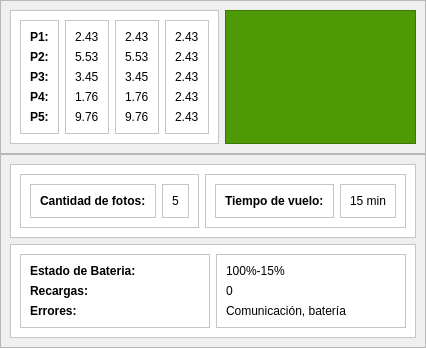
                                 <widget class="QWidget" name="tab_2">
                                  <attribute name="title">
                                   <string>DRON 2</string>
                                  </attribute>
                                  <layout class="QVBoxLayout" name="verticalLayout_104">
                                   <property name="spacing">
                                    <number>0</number>
                                   </property>
                                   <property name="leftMargin">
                                    <number>0</number>
                                   </property>
                                   <property name="topMargin">
                                    <number>0</number>
                                   </property>
                                   <property name="rightMargin">
                                    <number>0</number>
                                   </property>
                                   <property name="bottomMargin">
                                    <number>0</number>
                                   </property>
                                   <item>
                                    <widget class="QFrame" name="frame_82">
                                     <property name="frameShape">
                                      <enum>QFrame::StyledPanel</enum>
                                     </property>
                                     <property name="frameShadow">
                                      <enum>QFrame::Raised</enum>
                                     </property>
                                     <layout class="QHBoxLayout" name="horizontalLayout_52">
                                      <item>
                                       <widget class="QFrame" name="frame_83">
                                        <property name="styleSheet">
                                         <string notr="true">background-color: rgb(255, 255, 255);</string>
                                        </property>
                                        <property name="frameShape">
                                         <enum>QFrame::StyledPanel</enum>
                                        </property>
                                        <property name="frameShadow">
                                         <enum>QFrame::Raised</enum>
                                        </property>
                                        <layout class="QHBoxLayout" name="horizontalLayout_53">
                                         <item>
                                          <widget class="QFrame" name="frame_84">
                                           <property name="frameShape">
                                            <enum>QFrame::StyledPanel</enum>
                                           </property>
                                           <property name="frameShadow">
                                            <enum>QFrame::Raised</enum>
                                           </property>
                                           <layout class="QVBoxLayout" name="verticalLayout_100">
                                            <item>
                                             <widget class="QLabel" name="label_96">
                                              <property name="font">
                                               <font>
                                                <weight>75</weight>
                                                <bold>true</bold>
                                               </font>
                                              </property>
                                              <property name="text">
                                               <string>P1:</string>
                                              </property>
                                             </widget>
                                            </item>
                                            <item>
                                             <widget class="QLabel" name="label_97">
                                              <property name="font">
                                               <font>
                                                <weight>75</weight>
                                                <bold>true</bold>
                                               </font>
                                              </property>
                                              <property name="text">
                                               <string>P2:</string>
                                              </property>
                                             </widget>
                                            </item>
                                            <item>
                                             <widget class="QLabel" name="label_98">
                                              <property name="font">
                                               <font>
                                                <weight>75</weight>
                                                <bold>true</bold>
                                               </font>
                                              </property>
                                              <property name="text">
                                               <string>P3:</string>
                                              </property>
                                             </widget>
                                            </item>
                                            <item>
                                             <widget class="QLabel" name="label_99">
                                              <property name="font">
                                               <font>
                                                <weight>75</weight>
                                                <bold>true</bold>
                                               </font>
                                              </property>
                                              <property name="text">
                                               <string>P4:</string>
                                              </property>
                                             </widget>
                                            </item>
                                            <item>
                                             <widget class="QLabel" name="label_100">
                                              <property name="font">
                                               <font>
                                                <weight>75</weight>
                                                <bold>true</bold>
                                               </font>
                                              </property>
                                              <property name="text">
                                               <string>P5:</string>
                                              </property>
                                             </widget>
                                            </item>
                                           </layout>
                                          </widget>
                                         </item>
                                         <item>
                                          <widget class="QFrame" name="frame_85">
                                           <property name="frameShape">
                                            <enum>QFrame::StyledPanel</enum>
                                           </property>
                                           <property name="frameShadow">
                                            <enum>QFrame::Raised</enum>
                                           </property>
                                           <layout class="QVBoxLayout" name="verticalLayout_101">
                                            <item>
                                             <widget class="QLabel" name="label_101">
                                              <property name="text">
                                               <string>2.43</string>
                                              </property>
                                             </widget>
                                            </item>
                                            <item>
                                             <widget class="QLabel" name="label_102">
                                              <property name="text">
                                               <string>5.53</string>
                                              </property>
                                             </widget>
                                            </item>
                                            <item>
                                             <widget class="QLabel" name="label_103">
                                              <property name="text">
                                               <string>3.45</string>
                                              </property>
                                             </widget>
                                            </item>
                                            <item>
                                             <widget class="QLabel" name="label_104">
                                              <property name="text">
                                               <string>1.76</string>
                                              </property>
                                             </widget>
                                            </item>
                                            <item>
                                             <widget class="QLabel" name="label_105">
                                              <property name="text">
                                               <string>9.76</string>
                                              </property>
                                             </widget>
                                            </item>
                                           </layout>
                                          </widget>
                                         </item>
                                         <item>
                                          <widget class="QFrame" name="frame_86">
                                           <property name="frameShape">
                                            <enum>QFrame::StyledPanel</enum>
                                           </property>
                                           <property name="frameShadow">
                                            <enum>QFrame::Raised</enum>
                                           </property>
                                           <layout class="QVBoxLayout" name="verticalLayout_102">
                                            <item>
                                             <widget class="QLabel" name="label_106">
                                              <property name="text">
                                               <string>2.43</string>
                                              </property>
                                             </widget>
                                            </item>
                                            <item>
                                             <widget class="QLabel" name="label_107">
                                              <property name="text">
                                               <string>5.53</string>
                                              </property>
                                             </widget>
                                            </item>
                                            <item>
                                             <widget class="QLabel" name="label_108">
                                              <property name="text">
                                               <string>3.45</string>
                                              </property>
                                             </widget>
                                            </item>
                                            <item>
                                             <widget class="QLabel" name="label_109">
                                              <property name="text">
                                               <string>1.76</string>
                                              </property>
                                             </widget>
                                            </item>
                                            <item>
                                             <widget class="QLabel" name="label_110">
                                              <property name="text">
                                               <string>9.76</string>
                                              </property>
                                             </widget>
                                            </item>
                                           </layout>
                                          </widget>
                                         </item>
                                         <item>
                                          <widget class="QFrame" name="frame_87">
                                           <property name="frameShape">
                                            <enum>QFrame::StyledPanel</enum>
                                           </property>
                                           <property name="frameShadow">
                                            <enum>QFrame::Raised</enum>
                                           </property>
                                           <layout class="QVBoxLayout" name="verticalLayout_103">
                                            <item>
                                             <widget class="QLabel" name="label_111">
                                              <property name="text">
                                               <string>2.43</string>
                                              </property>
                                             </widget>
                                            </item>
                                            <item>
                                             <widget class="QLabel" name="label_112">
                                              <property name="text">
                                               <string>2.43</string>
                                              </property>
                                             </widget>
                                            </item>
                                            <item>
                                             <widget class="QLabel" name="label_113">
                                              <property name="text">
                                               <string>2.43</string>
                                              </property>
                                             </widget>
                                            </item>
                                            <item>
                                             <widget class="QLabel" name="label_114">
                                              <property name="text">
                                               <string>2.43</string>
                                              </property>
                                             </widget>
                                            </item>
                                            <item>
                                             <widget class="QLabel" name="label_115">
                                              <property name="text">
                                               <string>2.43</string>
                                              </property>
                                             </widget>
                                            </item>
                                           </layout>
                                          </widget>
                                         </item>
                                        </layout>
                                       </widget>
                                      </item>
                                      <item>
                                       <widget class="QFrame" name="frame_88">
                                        <property name="styleSheet">
                                         <string notr="true">background-color: rgb(78, 154, 6);</string>
                                        </property>
                                        <property name="frameShape">
                                         <enum>QFrame::StyledPanel</enum>
                                        </property>
                                        <property name="frameShadow">
                                         <enum>QFrame::Raised</enum>
                                        </property>
                                        <layout class="QHBoxLayout" name="horizontalLayout_54"/>
                                       </widget>
                                      </item>
                                     </layout>
                                    </widget>
                                   </item>
                                   <item>
                                    <widget class="QFrame" name="frame_71">
                                     <property name="frameShape">
                                      <enum>QFrame::StyledPanel</enum>
                                     </property>
                                     <property name="frameShadow">
                                      <enum>QFrame::Raised</enum>
                                     </property>
                                     <layout class="QVBoxLayout" name="verticalLayout_93">
                                      <item>
                                       <widget class="QFrame" name="frame_72">
                                        <property name="styleSheet">
                                         <string notr="true">background-color: rgb(255, 255, 255);</string>
                                        </property>
                                        <property name="frameShape">
                                         <enum>QFrame::StyledPanel</enum>
                                        </property>
                                        <property name="frameShadow">
                                         <enum>QFrame::Raised</enum>
                                        </property>
                                        <layout class="QHBoxLayout" name="horizontalLayout_48">
                                         <item>
                                          <widget class="QFrame" name="frame_73">
                                           <property name="frameShape">
                                            <enum>QFrame::StyledPanel</enum>
                                           </property>
                                           <property name="frameShadow">
                                            <enum>QFrame::Raised</enum>
                                           </property>
                                           <layout class="QHBoxLayout" name="horizontalLayout_49">
                                            <item>
                                             <widget class="QFrame" name="frame_74">
                                              <property name="frameShape">
                                               <enum>QFrame::StyledPanel</enum>
                                              </property>
                                              <property name="frameShadow">
                                               <enum>QFrame::Raised</enum>
                                              </property>
                                              <layout class="QVBoxLayout" name="verticalLayout_94">
                                               <item>
                                                <widget class="QLabel" name="label_86">
                                                 <property name="font">
                                                  <font>
                                                   <weight>75</weight>
                                                   <bold>true</bold>
                                                  </font>
                                                 </property>
                                                 <property name="text">
                                                  <string>Cantidad de fotos:</string>
                                                 </property>
                                                </widget>
                                               </item>
                                              </layout>
                                             </widget>
                                            </item>
                                            <item>
                                             <widget class="QFrame" name="frame_75">
                                              <property name="frameShape">
                                               <enum>QFrame::StyledPanel</enum>
                                              </property>
                                              <property name="frameShadow">
                                               <enum>QFrame::Raised</enum>
                                              </property>
                                              <layout class="QVBoxLayout" name="verticalLayout_95">
                                               <item>
                                                <widget class="QLabel" name="label_87">
                                                 <property name="text">
                                                  <string>5</string>
                                                 </property>
                                                </widget>
                                               </item>
                                              </layout>
                                             </widget>
                                            </item>
                                           </layout>
                                          </widget>
                                         </item>
                                         <item>
                                          <widget class="QFrame" name="frame_76">
                                           <property name="frameShape">
                                            <enum>QFrame::StyledPanel</enum>
                                           </property>
                                           <property name="frameShadow">
                                            <enum>QFrame::Raised</enum>
                                           </property>
                                           <layout class="QHBoxLayout" name="horizontalLayout_50">
                                            <item>
                                             <widget class="QFrame" name="frame_77">
                                              <property name="frameShape">
                                               <enum>QFrame::StyledPanel</enum>
                                              </property>
                                              <property name="frameShadow">
                                               <enum>QFrame::Raised</enum>
                                              </property>
                                              <layout class="QVBoxLayout" name="verticalLayout_96">
                                               <item>
                                                <widget class="QLabel" name="label_88">
                                                 <property name="font">
                                                  <font>
                                                   <weight>75</weight>
                                                   <bold>true</bold>
                                                  </font>
                                                 </property>
                                                 <property name="text">
                                                  <string>Tiempo de vuelo:</string>
                                                 </property>
                                                </widget>
                                               </item>
                                              </layout>
                                             </widget>
                                            </item>
                                            <item>
                                             <widget class="QFrame" name="frame_78">
                                              <property name="frameShape">
                                               <enum>QFrame::StyledPanel</enum>
                                              </property>
                                              <property name="frameShadow">
                                               <enum>QFrame::Raised</enum>
                                              </property>
                                              <layout class="QVBoxLayout" name="verticalLayout_97">
                                               <item>
                                                <widget class="QLabel" name="label_89">
                                                 <property name="text">
                                                  <string>15 min</string>
                                                 </property>
                                                </widget>
                                               </item>
                                              </layout>
                                             </widget>
                                            </item>
                                           </layout>
                                          </widget>
                                         </item>
                                        </layout>
                                       </widget>
                                      </item>
                                      <item>
                                       <widget class="QFrame" name="frame_79">
                                        <property name="styleSheet">
                                         <string notr="true">background-color: rgb(255, 255, 255);</string>
                                        </property>
                                        <property name="frameShape">
                                         <enum>QFrame::StyledPanel</enum>
                                        </property>
                                        <property name="frameShadow">
                                         <enum>QFrame::Raised</enum>
                                        </property>
                                        <layout class="QHBoxLayout" name="horizontalLayout_51">
                                         <item>
                                          <widget class="QFrame" name="frame_80">
                                           <property name="frameShape">
                                            <enum>QFrame::StyledPanel</enum>
                                           </property>
                                           <property name="frameShadow">
                                            <enum>QFrame::Raised</enum>
                                           </property>
                                           <layout class="QVBoxLayout" name="verticalLayout_98">
                                            <item>
                                             <widget class="QLabel" name="label_90">
                                              <property name="font">
                                               <font>
                                                <weight>75</weight>
                                                <bold>true</bold>
                                               </font>
                                              </property>
                                              <property name="text">
                                               <string>Estado de Bateria:</string>
                                              </property>
                                             </widget>
                                            </item>
                                            <item>
                                             <widget class="QLabel" name="label_91">
                                              <property name="font">
                                               <font>
                                                <weight>75</weight>
                                                <bold>true</bold>
                                               </font>
                                              </property>
                                              <property name="text">
                                               <string>Recargas:</string>
                                              </property>
                                             </widget>
                                            </item>
                                            <item>
                                             <widget class="QLabel" name="label_92">
                                              <property name="font">
                                               <font>
                                                <weight>75</weight>
                                                <bold>true</bold>
                                               </font>
                                              </property>
                                              <property name="text">
                                               <string>Errores:</string>
                                              </property>
                                             </widget>
                                            </item>
                                           </layout>
                                          </widget>
                                         </item>
                                         <item>
                                          <widget class="QFrame" name="frame_81">
                                           <property name="frameShape">
                                            <enum>QFrame::StyledPanel</enum>
                                           </property>
                                           <property name="frameShadow">
                                            <enum>QFrame::Raised</enum>
                                           </property>
                                           <layout class="QVBoxLayout" name="verticalLayout_99">
                                            <item>
                                             <widget class="QLabel" name="label_93">
                                              <property name="text">
                                               <string>100%-15%</string>
                                              </property>
                                             </widget>
                                            </item>
                                            <item>
                                             <widget class="QLabel" name="label_94">
                                              <property name="text">
                                               <string>0</string>
                                              </property>
                                             </widget>
                                            </item>
                                            <item>
                                             <widget class="QLabel" name="label_95">
                                              <property name="text">
                                               <string>Comunicación, batería</string>
                                              </property>
                                             </widget>
                                            </item>
                                           </layout>
                                          </widget>
                                         </item>
                                        </layout>
                                       </widget>
                                      </item>
                                     </layout>
                                    </widget>
                                   </item>
                                  </layout>
                                 </widget>
